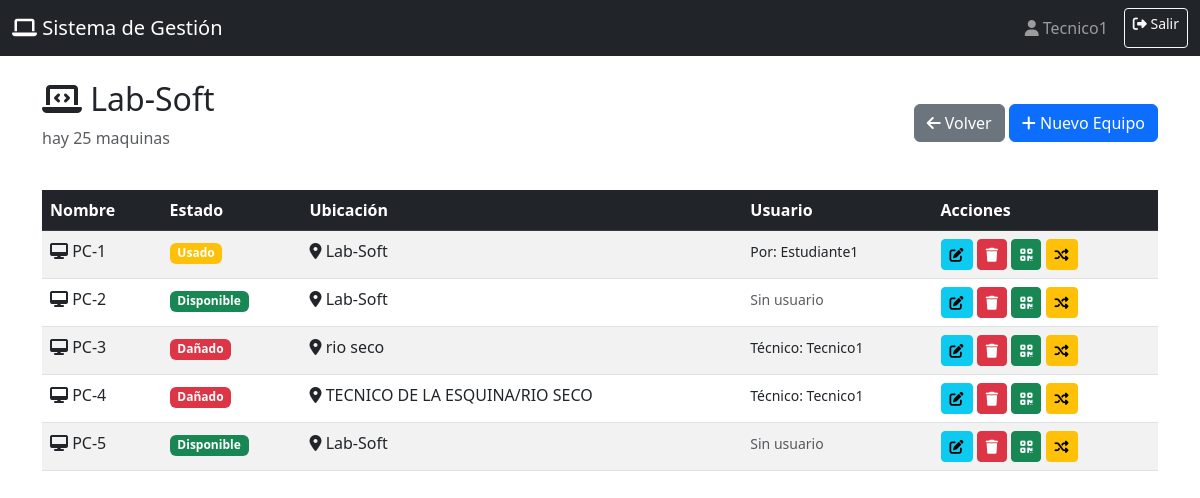
The app's page /laboratorio/1 (signed in) with its own data.
### models/Usuario.py (models this page shows, shortened)
class Usuarios(UserMixin, db.Model):
    __tablename__ = 'usuarios'
    id = db.Column(db.Integer, primary_key=True)
    username = db.Column(db.String(80), unique=True, nullable=False)
    password = db.Column(db.Text, nullable=False)
    rol = db.Column(db.String(20), nullable=False, default='estudiante')
    __table_args__ = (
        CheckConstraint("rol IN ('admin', 'profesor', 'estudiante', 'tecnico')", name='check_rol'),
    )

### models/Lab.py (models this page shows)
class Laboratorios(db.Model):
    __tablename__ = 'laboratorios'
    id = db.Column(db.Integer, primary_key=True)
    nombre = db.Column(db.String(100), unique=True, nullable=False)
    descripcion = db.Column(db.Text)
    equipos = db.relationship('Equipos', backref='laboratorio', lazy=True, cascade='all, delete-orphan')

### models/equipos.py (models this page shows)
class Equipos(db.Model):
    __tablename__ = 'equipos'
    id = db.Column(db.Integer, primary_key=True)
    nombre = db.Column(db.String(100), nullable=False)
    estado = db.Column(db.String(20), nullable=False, default='disponible')
    ubicacion = db.Column(db.Text, nullable=False)
    laboratorio_id = db.Column(db.Integer, db.ForeignKey('laboratorios.id'), nullable=False)
    usuario_id = db.Column(db.Integer, db.ForeignKey('usuarios.id'), nullable=True)
    usuario = db.relationship('Usuarios', backref='equipos_asignados', lazy=True)
    VALID_STATUSES = ['disponible', 'usado', 'dañado']

### controllers/lab_controller.py (the view)
@Lab_bp.route('/laboratorio/<int:panel_id>')
@login_required
def view_panel(panel_id):
    panel = Laboratorios.query.get_or_404(panel_id)
    panels = Laboratorios.query.all()
    usuarios=Usuarios.query.all()
    return render_template('panel.html', panel=panel, usuarios=usuarios, panels=panels)

### app.py (called while the page is built)
@login_manager.user_loader
def load_user(user_id):
    return Usuarios.query.get(int(user_id))

### views/templates/panel.html (shortened to what this page needs)
{% extends "base.html" %}
{% block content %}
<div class="d-flex justify-content-between align-items-center mb-4">
    <div>
        <h2><i class="fas fa-laptop-code"></i> {{ panel.nombre }}</h2>
        <p class="text-muted">{{ panel.descripcion or 'Sin descripción' }}</p>
    </div>
    <div>
        <a href="{{ url_for('laboratorio.dashboard') }}" class="btn btn-secondary">
            <i class="fas fa-arrow-left"></i> Volver
        </a>
        {% if current_user.rol in ['admin', 'profesor', 'tecnico'] %}
        <button class="btn btn-primary" data-bs-toggle="modal" data-bs-target="#createEquipmentModal">
            <i class="fas fa-plus"></i> Nuevo Equipo
        </button>
        {% endif %}
    </div>
</div>
<div class="table-responsive">
    <table class="table table-striped table-hover">
        <thead class="table-dark">
            <tr>
                <th>Nombre</th>
                <th>Estado</th>
                <th>Ubicación</th>
                <th>Usuario</th>
                {% if current_user.rol in ['admin', 'profesor', 'tecnico'] %}
                <th>Acciones</th>
                {% endif %}
            </tr>
        </thead>
        <tbody>
            {% for equipment in panel.equipos %}
            <tr>
                <td><i class="fas fa-desktop"></i> {{ equipment.nombre }}</td>
                <td>
                    {% if equipment.estado == 'disponible' %}
                        <span class="badge bg-success">Disponible</span>
                    {% elif equipment.estado == 'usado' %}
                        <span class="badge bg-warning">Usado</span>
                    {% else %}
                        <span class="badge bg-danger">Dañado</span>
                    {% endif %}
                </td>
                <td><i class="fas fa-map-marker-alt"></i> {{ equipment.ubicacion }}</td>
                <td>
                    {% if equipment.estado == 'disponible' %}
                        <small class="text-muted">Sin usuario</small>
                    {% elif equipment.estado == 'usado' %}
                        <small>Por: {{ equipment.usuario.username if equipment.usuario else 'Desconocido' }}</small>
                    {% elif equipment.estado == 'dañado' %}
                        <small>Técnico: {{ equipment.usuario.username if equipment.usuario else 'Sin asignar' }}</small>
                    {% endif %}
                </td>
                {% if current_user.rol in ['admin', 'profesor', 'tecnico'] %}
                <td>
                    <button class="btn btn-sm btn-info" onclick="editEquipment({{ equipment.id }})">
                        <i class="fas fa-edit"></i>
                    </button>
                    <form method="POST" action="{{ url_for('equipo.delete_equipment', equipment_id=equipment.id) }}"
                          onsubmit="return confirm('¿Eliminar este equipo?')" class="d-inline">
                        <button type="submit" class="btn btn-sm btn-danger">
                            <i class="fas fa-trash"></i>
                        </button>
                    </form>
                    <button class="btn btn-sm btn-success" onclick="generateQR({{ equipment.id }})">
                        <i class="fas fa-qrcode"></i>
                    </button>
                    <button class="btn btn-sm btn-warning" onclick="openMoveModal({{ equipment.id }})">
                        <i class="fas fa-random"></i>
                    </button>
                </td>
                {% endif %}
            </tr>
            {% else %}
            <tr>
                <td colspan="5" class="text-center text-muted">No hay equipos registrados</td>
            </tr>
            {% endfor %}
        </tbody>
    </table>
</div>
{% endblock %}

### views/templates/base.html (shortened to what this page needs)
<!DOCTYPE html>
<html lang="es">
<head>
    <link href="https://cdnjs.cloudflare.com/ajax/libs/bootstrap/5.3.0/css/bootstrap.min.css" rel="stylesheet">
    <link href="https://cdnjs.cloudflare.com/ajax/libs/font-awesome/6.4.0/css/all.min.css" rel="stylesheet">
    <link rel="stylesheet" href="{{ url_for('static', filename='css/style.css') }}">
</head>
<body>
    {% if current_user.is_authenticated %}
    <nav class="navbar navbar-expand-lg navbar-dark bg-dark">
        <div class="container-fluid">
            <a class="navbar-brand" href="{{ url_for('laboratorio.dashboard') }}">
                <i class="fas fa-laptop"></i> Sistema de Gestión
            </a>
            <div class="navbar-nav ms-auto">
                <span class="navbar-text me-3">
                    <i class="fas fa-user"></i> {{ current_user.username }}
                </span>
                <a class="btn btn-outline-light btn-sm" href="{{ url_for('auth.logout') }}">
                    <i class="fas fa-sign-out-alt"></i> Salir
                </a>
            </div>
        </div>
    </nav>
    {% endif %}
    <div class="container mt-4">
        {% block content %}{% endblock %}
    </div>
</body>
</html>

### records on screen
Usuarios: username "Tecnico1"
Laboratorios: nombre "Lab-Soft", descripcion "hay 25 maquinas"
Equipos: nombre "PC-1", estado "Usado", ubicacion "Lab-Soft", usuario "Estudiante1"
Equipos: nombre "PC-2", estado "Disponible", ubicacion "Lab-Soft"
Equipos: nombre "PC-3", estado "Dañado", ubicacion "rio seco", usuario "Tecnico1"
Equipos: nombre "PC-4", estado "Dañado", ubicacion "TECNICO DE LA ESQUINA/RIO SECO", usuario "Tecnico1"
Equipos: nombre "PC-5", estado "Disponible", ubicacion "Lab-Soft"
